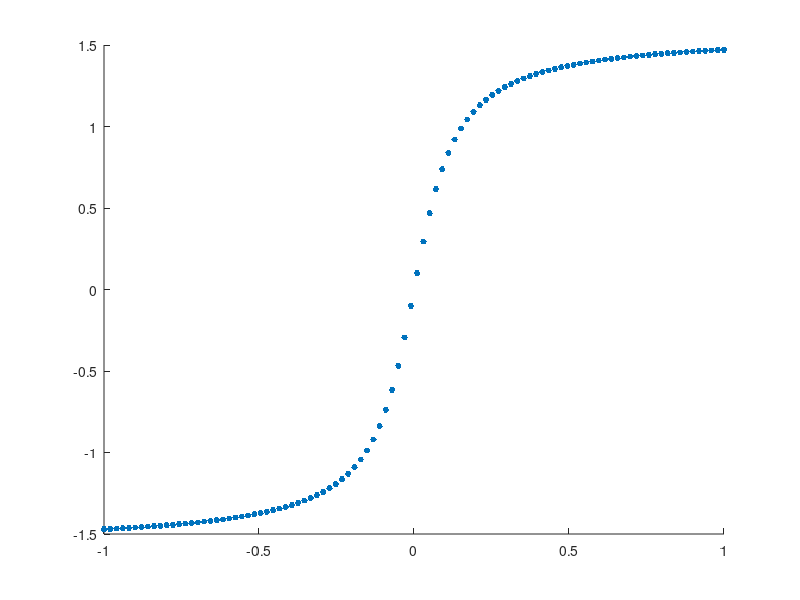

MATLAB code to generate this figure: (Note: this script raises an error after producing the figure.)
addpath(genpath('./'));

alpha = 10;
% synthetic data
Ntrain = 100; Ntest = 1000; D = 1;
num_latents = 1; num_outputs = 1;
sigma_y = 0.000005;
% theta_f = [0.1; ];
% theta_w = [0.3;];
x = linspace(-1,1,Ntrain)';
xtest = linspace(-1,1,Ntest)';
y = atan(alpha*x);
ytest = zeros(Ntest,1);

h = figure;
hold on;
plot(x,y,'.', 'markersize',14);
disp('press any key');


% mean-field train
[mu,hyp,model] = mf_train(x,y,false,num_latents,[],200);

% mf prediction
[mae,smse,ystar]= mf_predict(xtest,ytest,mu,hyp,model);

plot(xtest,ystar);

% disp('press any key');
% pause

% close(h);
% clear all;
